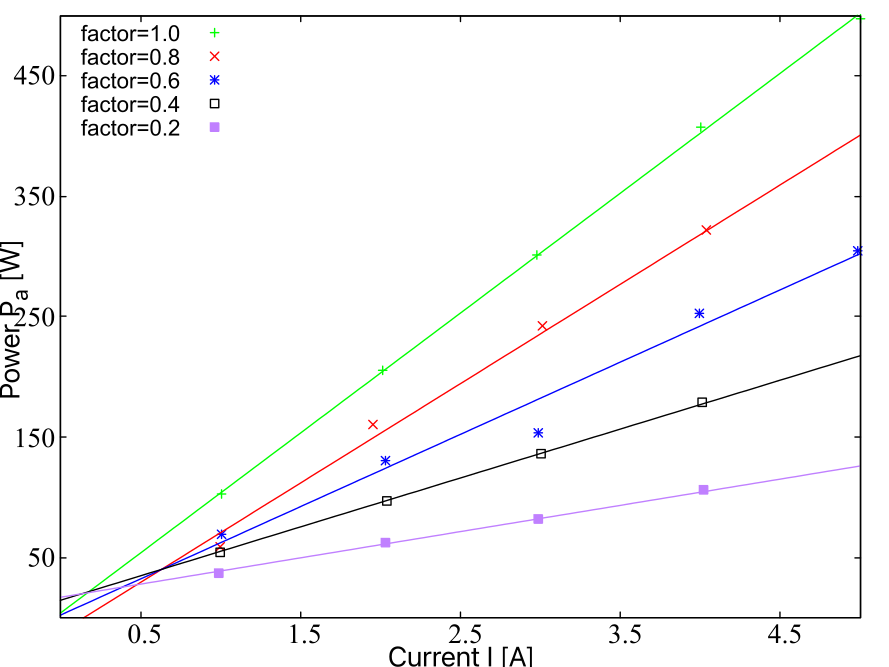

Recreate this plot in gnuplot.
#!/usr/local/Cellar/gnuplot/5.4.3_1/bin/gnuplot
#
#    
#    	G N U P L O T
#    	Version 5.4 patchlevel 3    last modified 2021-12-24 
#    
#    	Copyright (C) 1986-1993, 1998, 2004, 2007-2021
#    	Thomas Williams, Colin Kelley and many others
#    
#    	gnuplot home:     http://www.gnuplot.info
#    	faq, bugs, etc:   type "help FAQ"
#    	immediate help:   type "help"  (plot window: hit 'h')
# set terminal qt 0 font "Sans,9"
# set output
unset clip points
set clip one
unset clip two
unset clip radial
set errorbars front 1.000000 
set border 31 front lt black linewidth 1.000 dashtype solid
set zdata 
set ydata 
set xdata 
set y2data 
set x2data 
set boxwidth
set boxdepth 0
set style fill  empty border
set style rectangle back fc  bgnd fillstyle   solid 1.00 border lt -1
set style circle radius graph 0.02 
set style ellipse size graph 0.05, 0.03 angle 0 units xy
set dummy x, y
set format x "% h" 
set format y "% h" 
set format x2 "% h" 
set format y2 "% h" 
set format z "% h" 
set format cb "% h" 
set format r "% h" 
set ttics format "% h"
set timefmt "%d/%m/%y,%H:%M"
set angles radians
set tics back
unset grid
unset raxis
set theta counterclockwise right
set style parallel front  lt black linewidth 2.000 dashtype solid
set key notitle
set key fixed left top vertical Right noreverse enhanced autotitle nobox font "Arial,16"
set key noinvert samplen 4 spacing 1 width 0 height 0 
set key maxcolumns 0 maxrows 0
set key noopaque
unset label
unset arrow
unset style line
unset style arrow
set style histogram clustered gap 2 title textcolor lt -1
unset object
unset walls
set style textbox  transparent margins  1.0,  1.0 border  lt -1 linewidth  1.0
set offsets 0, 0, 0, 0
set pointsize 1
set pointintervalbox 1
set encoding default
unset polar
unset parametric
unset spiderplot
unset decimalsign
unset micro
unset minussign
set view 60, 30, 1, 1
set view azimuth 0
set rgbmax 255
set samples 100, 100
set isosamples 10, 10
set surface 
unset contour
set cntrlabel  format '%8.3g' font '' start 5 interval 20
set mapping cartesian
set datafile separator whitespace
set datafile nocolumnheaders
unset hidden3d
set cntrparam order 4
set cntrparam linear
set cntrparam levels 5
set cntrparam levels auto
set cntrparam firstlinetype 0 unsorted
set cntrparam points 5
set size ratio 0 1,1
set origin 0,0
set style data points
set style function lines
unset xzeroaxis
unset yzeroaxis
unset zzeroaxis
unset x2zeroaxis
unset y2zeroaxis
set xyplane relative 0.5
set tics scale  1, 0.5, 1, 1, 1
set mxtics default
set mytics default
set mztics default
set mx2tics default
set my2tics default
set mcbtics default
set mrtics default
set nomttics
set xtics border in scale 1,0.5 mirror norotate  autojustify
set xtics  norangelimit 0.500000,1,5.00000 font "Arial,11"
set ytics border in scale 1,0.5 mirror norotate  autojustify
set ytics  norangelimit 50.0000,100,500.000 font "Arial,11"
set ztics border in scale 1,0.5 nomirror norotate  autojustify
set ztics  norangelimit autofreq  font "Arial,11"
unset x2tics
unset y2tics
set cbtics border in scale 1,0.5 mirror norotate  autojustify
set cbtics  norangelimit autofreq  font "Arial,11"
set rtics axis in scale 1,0.5 nomirror norotate  autojustify
set rtics  norangelimit autofreq  font "Arial,11"
unset ttics
set title "" 
set title  font "" textcolor lt -1 norotate
set timestamp bottom 
set timestamp "" 
set timestamp  font "" textcolor lt -1 norotate
set trange [ * : * ] noreverse nowriteback
set urange [ * : * ] noreverse nowriteback
set vrange [ * : * ] noreverse nowriteback
set xlabel "{/Roman-Italic {Current I [A]}}" 
set xlabel  font "Times New Roman,20" textcolor lt -1 norotate
set x2label "" 
set x2label  font "" textcolor lt -1 norotate
set xrange [ 0.00000 : 5.00000 ] noreverse writeback
set x2range [ * : * ] noreverse writeback
set ylabel "{/Roman-Italic {Power P_a [W]}}" 
set ylabel  font "Times New Roman,20" textcolor lt -1 rotate
set y2label "" 
set y2label  font "" textcolor lt -1 rotate
set yrange [ 0.00000 : 500.000 ] noreverse writeback
set y2range [ * : * ] noreverse writeback
set zlabel "" 
set zlabel  font "" textcolor lt -1 norotate
set zrange [ * : * ] noreverse writeback
set cblabel "" 
set cblabel  font "" textcolor lt -1 rotate
set cbrange [ * : * ] noreverse writeback
set rlabel "" 
set rlabel  font "" textcolor lt -1 norotate
set rrange [ * : * ] noreverse writeback
unset logscale
unset jitter
set zero 1e-08
set lmargin  -1
set bmargin  -1
set rmargin  -1
set tmargin  -1
set locale "ja_JP.UTF-8"
set pm3d explicit at s
set pm3d scansautomatic
set pm3d interpolate 1,1 flush begin noftriangles noborder corners2color mean
set pm3d clip z 
set pm3d nolighting
set palette positive nops_allcF maxcolors 0 gamma 1.5 color model RGB 
set palette rgbformulae 7, 5, 15
set colorbox default
set colorbox vertical origin screen 0.9, 0.2 size screen 0.05, 0.6 front  noinvert bdefault
set style boxplot candles range  1.50 outliers pt 7 separation 1 labels auto unsorted
set loadpath 
set fontpath
set psdir
set fit brief errorvariables nocovariancevariables errorscaling prescale nowrap v5
GNUTERM = "qt"
I = {0.0, 1.0}
VoxelDistance = 0.0
a = 99.5468080379028
b = 4.05957588741612
FIT_CONVERGED = 1
FIT_NDF = 3
FIT_STDFIT = 1.42460929822633
FIT_WSSR = 6.08853495777876
FIT_P = 0.107381363836635
FIT_NITER = 4
a_err = 1.31103857463491
b_err = 4.34587436299814
c = 82.4915788665857
d = -11.8397197559078
c_err = 3.3072672003204
d_err = 10.9972776306844
e = 59.9856145923365
f = 2.34315622370821
e_err = 5.78467760168438
f_err = 19.1509700200414
g = 40.5913989269806
h = 14.6387064318063
g_err = 0.354222731472279
h_err = 1.1784687367569
i = 21.7901698400165
l = 17.1551691207454
i_err = 0.449126992508517
l_err = 1.49366430684358
## Last datafile plotted: "data02-L.txt"
plot "data1-L.txt" u 1:3 title "factor=1.0" lc "green", "data08-L.txt" u 1:3 title "factor=0.8" lc "red", "data06-L.txt" u 1:3 title "factor=0.6" lc "blue", "data04-L.txt" u 1:3 title "factor=0.4" lc "black", "data02-L.txt" u 1:3 title "factor=0.2" lc "purple", a*x+b notitle lc "green",c*x+d notitle lc "red", e*x+f notitle lc "blue" ,g*x+h notitle lc "black",i*x+l notitle lc "purple"
#    EOF
